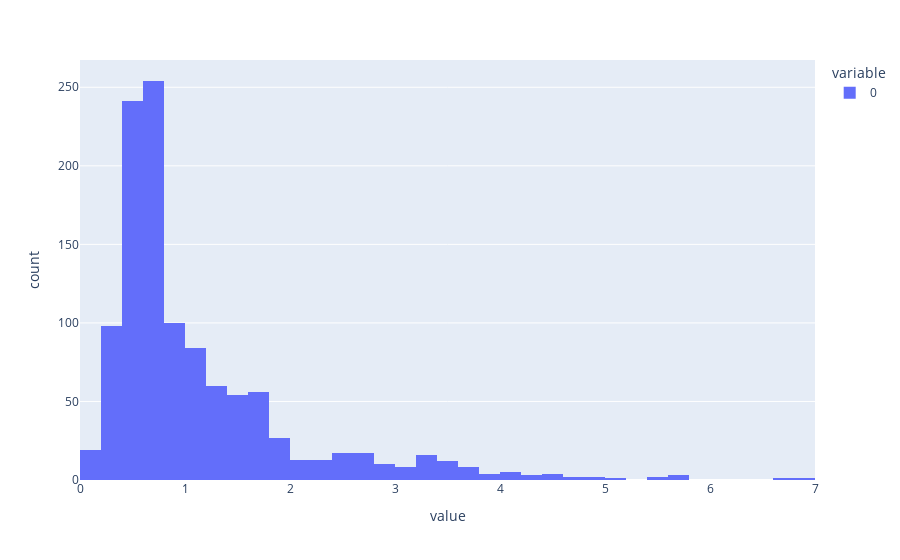

Here is the notebook cell this chart was saved with:
### Code cell
import plotly.express as px

px.histogram(d_m.min(-1))

### Figure 1 — Plotly figure (JSON) as saved in the notebook; plotly's stock layout.template omitted (floating-point values rounded to 4 significant figures; data arrays with more than 128 entries replaced by an {"elided": "..."} marker saying what was removed)
{"data": [{"alignmentgroup": "True", "bingroup": "x", "hovertemplate": "variable=0<br>value=%{x}<br>count=%{y}<extra></extra>", "legendgroup": "0", "marker": {"color": "#636efa", "pattern": {"shape": ""}}, "name": "0", "offsetgroup": "0", "orientation": "v", "showlegend": true, "type": "histogram", "x": {"elided": "1135 float values"}, "xaxis": "x", "yaxis": "y"}], "layout": {"autosize": true, "barmode": "relative", "legend": {"title": {"text": "variable"}, "tracegroupgap": 0}, "margin": {"t": 60}, "xaxis": {"anchor": "y", "autorange": true, "domain": [0, 1], "range": [3.608e-16, 7], "title": {"text": "value"}, "type": "linear"}, "yaxis": {"anchor": "x", "autorange": true, "domain": [0, 1], "range": [0, 267.4], "title": {"text": "count"}}}}
